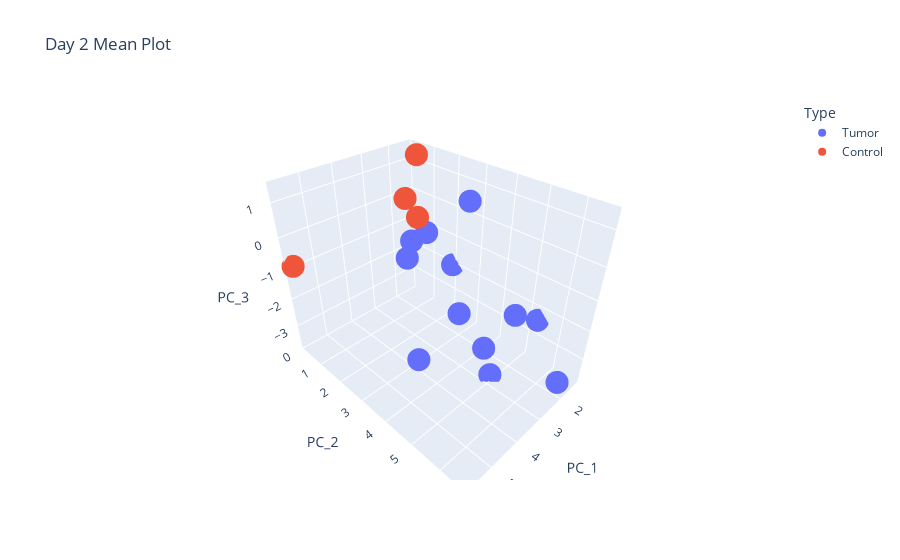

Source (notebook cell):
### Code cell
fig = px.scatter_3d(day2_df, x='PC_1', y='PC_2', z='PC_3', title='Day 2 Mean Plot',color='Type')
fig.write_html("downloads/day2_mean.html")
fig

### Figure 1 — Plotly figure (JSON) as saved in the notebook; plotly's stock layout.template omitted (floating-point values rounded to 4 significant figures)
{"data": [{"hovertemplate": "Type=Tumor<br>PC_1=%{x}<br>PC_2=%{y}<br>PC_3=%{z}<extra></extra>", "legendgroup": "Tumor", "marker": {"color": "#636efa", "symbol": "circle"}, "mode": "markers", "name": "Tumor", "scene": "scene", "showlegend": true, "type": "scatter3d", "x": [3.028, 1.256, 1.541, 3.567, 4.518, 1.295, 2.007, 2.792, 2.022, 3.095, 1.596, 2.767], "y": [4.808, 1.971, 4.727, 2.417, 3.815, 5.322, 6.604, 4.929, 1.574, 3.931, 2.865, 1.721], "z": [-2.636, -2.002, -2.376, -0.5711, -2.726, -2.359, -3.384, -3.731, -0.6966, -1.891, 0.5976, -0.6314]}, {"hovertemplate": "Type=Control<br>PC_1=%{x}<br>PC_2=%{y}<br>PC_3=%{z}<extra></extra>", "legendgroup": "Control", "marker": {"color": "#EF553B", "symbol": "circle"}, "mode": "markers", "name": "Control", "scene": "scene", "showlegend": true, "type": "scatter3d", "x": [1.628, 3.001, 3.106, 5.764], "y": [0.7749, 2.247, 1.892, 0.1822], "z": [1.392, 0.3837, 0.8462, -0.8481]}], "layout": {"legend": {"title": {"text": "Type"}, "tracegroupgap": 0}, "scene": {"domain": {"x": [0, 1], "y": [0, 1]}, "xaxis": {"title": {"text": "PC_1"}}, "yaxis": {"title": {"text": "PC_2"}}, "zaxis": {"title": {"text": "PC_3"}}}, "title": {"text": "Day 2 Mean Plot"}}}
